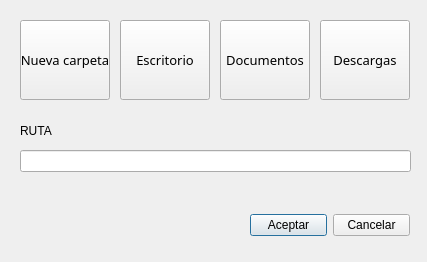
<?xml version="1.0" encoding="UTF-8"?>
<ui version="4.0">
 <class>Dialog</class>
 <widget class="QDialog" name="Dialog">
  <property name="geometry">
   <rect>
    <x>0</x>
    <y>0</y>
    <width>427</width>
    <height>262</height>
   </rect>
  </property>
  <property name="windowTitle">
   <string>Dialog</string>
  </property>
  <widget class="QLabel" name="lblRuta">
   <property name="geometry">
    <rect>
     <x>20</x>
     <y>120</y>
     <width>391</width>
     <height>21</height>
    </rect>
   </property>
   <property name="text">
    <string>RUTA</string>
   </property>
  </widget>
  <widget class="QLineEdit" name="txtRuta">
   <property name="geometry">
    <rect>
     <x>20</x>
     <y>150</y>
     <width>391</width>
     <height>22</height>
    </rect>
   </property>
  </widget>
  <widget class="QToolButton" name="btnNueva">
   <property name="geometry">
    <rect>
     <x>20</x>
     <y>20</y>
     <width>90</width>
     <height>80</height>
    </rect>
   </property>
   <property name="font">
    <font>
     <family>Yu Gothic UI Semilight</family>
     <pointsize>10</pointsize>
    </font>
   </property>
   <property name="text">
    <string>Nueva carpeta</string>
   </property>
   <property name="icon">
    <iconset>
     <normaloff>../../../Downloads/carpeta.png</normaloff>../../../Downloads/carpeta.png</iconset>
   </property>
   <property name="iconSize">
    <size>
     <width>45</width>
     <height>45</height>
    </size>
   </property>
   <property name="toolButtonStyle">
    <enum>Qt::ToolButtonTextUnderIcon</enum>
   </property>
  </widget>
  <widget class="QToolButton" name="btnDescargas">
   <property name="geometry">
    <rect>
     <x>320</x>
     <y>20</y>
     <width>90</width>
     <height>80</height>
    </rect>
   </property>
   <property name="font">
    <font>
     <family>Yu Gothic UI Semilight</family>
     <pointsize>10</pointsize>
    </font>
   </property>
   <property name="text">
    <string>Descargas</string>
   </property>
   <property name="icon">
    <iconset>
     <normaloff>../../../Downloads/carpeta.png</normaloff>../../../Downloads/carpeta.png</iconset>
   </property>
   <property name="iconSize">
    <size>
     <width>45</width>
     <height>45</height>
    </size>
   </property>
   <property name="toolButtonStyle">
    <enum>Qt::ToolButtonTextUnderIcon</enum>
   </property>
  </widget>
  <widget class="QToolButton" name="btnDocumentos">
   <property name="geometry">
    <rect>
     <x>220</x>
     <y>20</y>
     <width>90</width>
     <height>80</height>
    </rect>
   </property>
   <property name="font">
    <font>
     <family>Yu Gothic UI Semilight</family>
     <pointsize>10</pointsize>
    </font>
   </property>
   <property name="text">
    <string>Documentos</string>
   </property>
   <property name="icon">
    <iconset>
     <normaloff>../../../Downloads/carpeta.png</normaloff>../../../Downloads/carpeta.png</iconset>
   </property>
   <property name="iconSize">
    <size>
     <width>45</width>
     <height>45</height>
    </size>
   </property>
   <property name="toolButtonStyle">
    <enum>Qt::ToolButtonTextUnderIcon</enum>
   </property>
  </widget>
  <widget class="QToolButton" name="btnEscritorio">
   <property name="geometry">
    <rect>
     <x>120</x>
     <y>20</y>
     <width>90</width>
     <height>80</height>
    </rect>
   </property>
   <property name="font">
    <font>
     <family>Yu Gothic UI Semilight</family>
     <pointsize>10</pointsize>
    </font>
   </property>
   <property name="text">
    <string>Escritorio</string>
   </property>
   <property name="icon">
    <iconset>
     <normaloff>../../../Downloads/carpeta.png</normaloff>../../../Downloads/carpeta.png</iconset>
   </property>
   <property name="iconSize">
    <size>
     <width>45</width>
     <height>45</height>
    </size>
   </property>
   <property name="toolButtonStyle">
    <enum>Qt::ToolButtonTextUnderIcon</enum>
   </property>
  </widget>
  <widget class="QWidget" name="horizontalLayoutWidget">
   <property name="geometry">
    <rect>
     <x>250</x>
     <y>210</y>
     <width>160</width>
     <height>31</height>
    </rect>
   </property>
   <layout class="QHBoxLayout" name="horizontalLayout">
    <item>
     <widget class="QPushButton" name="btnAceptar">
      <property name="text">
       <string>Aceptar</string>
      </property>
      <property name="flat">
       <bool>false</bool>
      </property>
     </widget>
    </item>
    <item>
     <widget class="QPushButton" name="btnCancelar">
      <property name="text">
       <string>Cancelar</string>
      </property>
     </widget>
    </item>
   </layout>
  </widget>
 </widget>
 <resources/>
 <connections/>
</ui>
